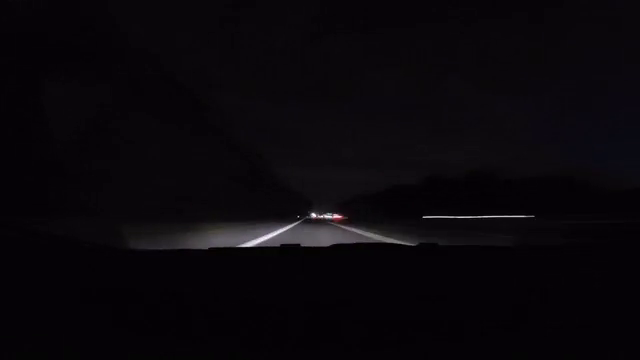
#> input picture frame 88 of Finding-lanes/test4.mp4, 640 x 360 px, given in place of test2.mp4, which was not available
$ python video-lanes.py
#> lines starting #> are read from the running program, lines starting #| are printed output that depends on the picture; after the words box and inside, x2 and y2 are one past the last pixel; in counts of white or black regions, pixels touching at a corner belong together; pictures that were not available may be replaced by others from this repository, and a replacement may not be noted
#> further down, frame is the input picture: shape (360, 640, 3); mean B, G, R 11, 6.8, 9.8
# Path: Finding-lanes/Video.py
import cv2
import numpy as np

def canny(image):
    # Convert to grayscale
    gray = cv2.cvtColor(image, cv2.COLOR_RGB2GRAY)
    # Reduce noise
    blur = cv2.GaussianBlur(gray, (5, 5), 0)
    # Detect edges
    canny = cv2.Canny(blur, 50, 150)
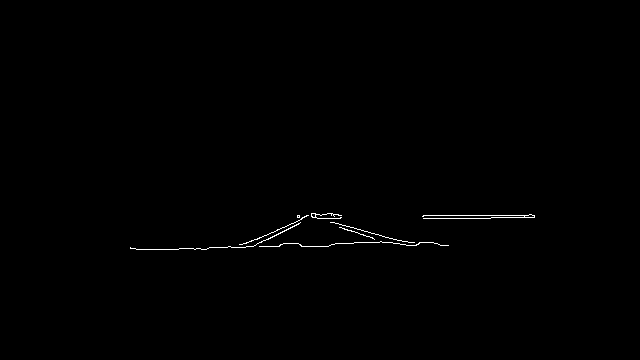
#> canny: shape (360, 640); 0.39% white in thin lines or dots, all inside (x1, y1, x2, y2) = (130, 213, 535, 250)
    return canny

def region_of_interest(image):
    height = image.shape[0]
#> height = 360
    polygons = np.array([
        [(200, height), (1100, height), (550, 250)]
    ])
#> polygons = [[200, 360], [1100, 360], [550, 250]]
    # Create a mask
    mask = np.zeros_like(image)
    # Fill the mask
    cv2.fillPoly(mask, polygons, 255)
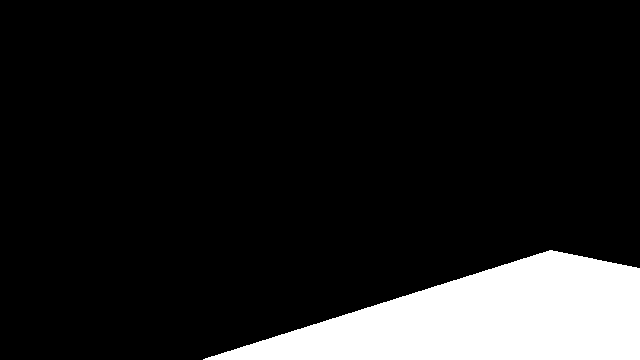
#> mask: shape (360, 640); 12.3% white; 1 white region, box (x1, y1, x2, y2) and area: (203, 250, 640, 360) 28294
    # Apply mask
    masked_image = cv2.bitwise_and(image, mask)
#> masked_image: shape (360, 640); every value is 0
    return masked_image

def display_lines(image, lines):
    # Create an array of zeros with the same shape as the image
    line_image = np.zeros_like(image)
    # Check if there are any lines
    if lines is not None:
        # Iterate over every line
        for line in lines:
            # Reshape the line to a 1D array
            x1, y1, x2, y2 = line.reshape(4)
            # Draw the line
            cv2.line(line_image, (x1, y1), (x2, y2), (255, 0, 0), 10)
    return line_image

def make_coordinates(image, line_parameters):
    # Get the slope and intercept of the line
    slope, intercept = line_parameters
    # Get the height of the image
    y1 = image.shape[0]
    # Get the height of the region of interest
    y2 = int(y1 * (3 / 5))
    # Get the x coordinates
    x1 = int((y1 - intercept) / slope)
    x2 = int((y2 - intercept) / slope)
    # Return the coordinates
    return np.array([x1, y1, x2, y2])

def average_slope_intercept(image, lines):
    # Create an array to store the left and right lines
    left_fit = []
    right_fit = []
    # Check if there are any lines
    if lines is not None:
        # Iterate over every line
        for line in lines:
            # Reshape the line to a 1D array
            x1, y1, x2, y2 = line.reshape(4)
            # Get the slope and intercept of the line
            parameters = np.polyfit((x1, x2), (y1, y2), 1)
            # Get the slope
            slope = parameters[0]
            # Get the intercept
            intercept = parameters[1]
            # Check if the slope is negative
            if slope < 0:
                # Add the slope and intercept to the left array
                left_fit.append((slope, intercept))
            else:
                # Add the slope and intercept to the right array
                right_fit.append((slope, intercept))
        # Get the average of the left and right lines
        left_fit_average = np.average(left_fit, axis=0)
        right_fit_average = np.average(right_fit, axis=0)
        # Get the coordinates of the left and right lines
        left_line = make_coordinates(image, left_fit_average)
        right_line = make_coordinates(image, right_fit_average)
        # Return the coordinates
        return np.array([left_line, right_line])

# Read the video
cap = cv2.VideoCapture('test2.mp4')
# Iterate over every frame
while(cap.isOpened()):
    # Read the frame
    _, frame = cap.read()
    # Detect edges
    canny_image = canny(frame)
    # Get the region of interest
    cropped_image = region_of_interest(canny_image)
    # Detect lines
    lines = cv2.HoughLinesP(cropped_image, 2, np.pi / 180, 100, np.array([]), minLineLength=40, maxLineGap=5)
#> lines = None
    # Get the average of the left and right lines
    averaged_lines = average_slope_intercept(frame, lines)
    # Display the lines
    line_image = display_lines(frame, averaged_lines)
#> line_image: shape (360, 640, 3); every value is 0
    # Combine the images
    combo_image = cv2.addWeighted(frame, 0.8, line_image, 1, 1)
    # Display the image
    cv2.imshow('result', combo_image)
    # Wait for a key press to exit
    if cv2.waitKey(1) == ord('q'):
#> (key q is pressed here)
        break
# Release the video
cap.release()
# Destroy all windows
cv2.destroyAllWindows()

$ run again, starting later in the video
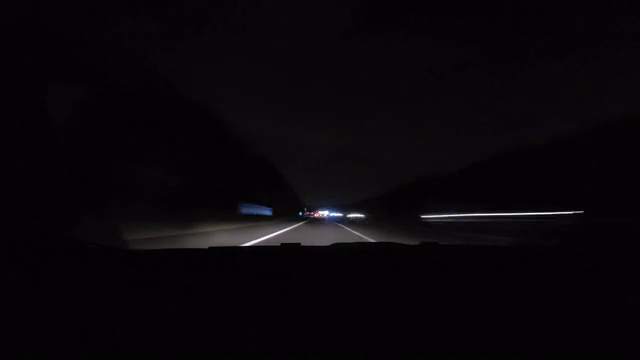
#> input picture frame 398 of Finding-lanes/test4.mp4, 640 x 360 px, given in place of test2.mp4, which was not available
#> frame is the input picture: shape (360, 640, 3); mean B, G, R 10.2, 6.2, 9.2
#> in canny, `canny = cv2.Canny(blur, 50, 150)`:
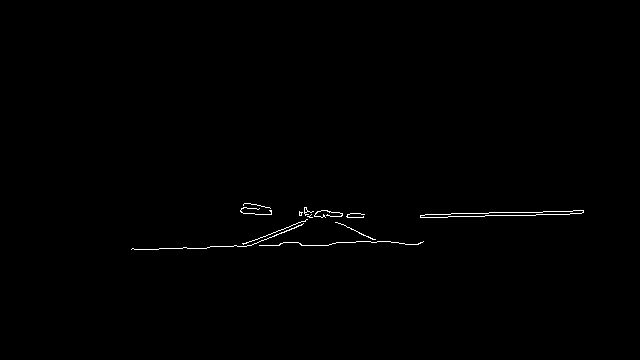
#> canny: shape (360, 640); 0.45% white in thin lines or dots, all inside (x1, y1, x2, y2) = (131, 203, 584, 250)
#> mask: shape (360, 640); 12.3% white; 1 white region, box (x1, y1, x2, y2) and area: (203, 250, 640, 360) 28294
#> masked_image: shape (360, 640); every value is 0
#> lines = None
#> line_image: shape (360, 640, 3); every value is 0

$ run again, starting later in the video
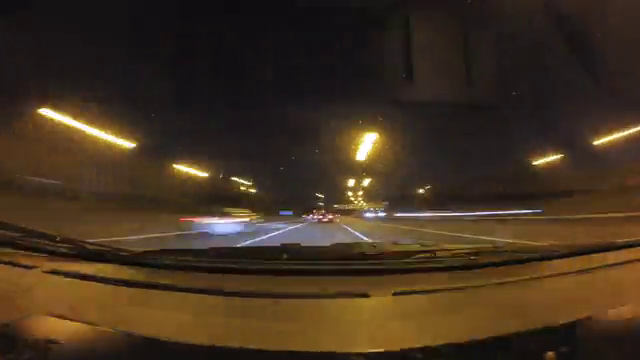
#> input picture frame 708 of Finding-lanes/test4.mp4, 640 x 360 px, given in place of test2.mp4, which was not available
#> frame is the input picture: shape (360, 640, 3); mean B, G, R 32, 49.4, 66.1
#> in canny, `canny = cv2.Canny(blur, 50, 150)`:
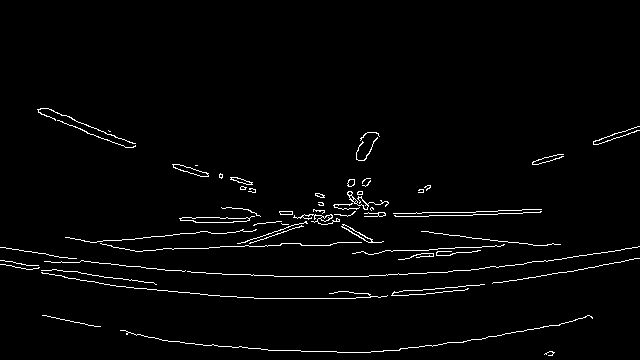
#> canny: shape (360, 640); 2.2% white in thin lines or dots, all inside (x1, y1, x2, y2) = (0, 108, 640, 356)
#> mask: shape (360, 640); 12.3% white; 1 white region, box (x1, y1, x2, y2) and area: (203, 250, 640, 360) 28294
#> masked_image: shape (360, 640); 0.31% white in thin lines or dots, all inside (x1, y1, x2, y2) = (242, 256, 614, 356)
#> lines = [[492, 283, 598, 266], [456, 342, 564, 323], [309, 351, 365, 352]]
#> the loop in average_slope_intercept, `for line in lines:` made 3 passes
#> (x1, y1, x2, y2, slope, intercept) on passes 1 to 3: (492, 283, 598, 266, -0.16, 361.9), (456, 342, 564, 323, -0.176, 422.2), (309, 351, 365, 352, 0.0179, 345.5)
#> after the loop in average_slope_intercept, `for line in lines:`: left_fit = [(-0.16, 361.9), (-0.176, 422.2)]; right_fit = [(0.0179, 345.5)]
#> left_fit_average = [-0.168, 392.1]
#> right_fit_average = [0.0179, 345.5]
#> in make_coordinates, `slope, intercept = line_parameters`: slope = -0.168; intercept = 392.1
#> in make_coordinates, `x1 = int((y1 - intercept) / slope)`: x1 = 190
#> in make_coordinates, `x2 = int((y2 - intercept) / slope)`: x2 = 1047
#> left_line = [190, 360, 1047, 216]
#> right_line = [812, 360, -7250, 216]
#> averaged_lines = [[190, 360, 1047, 216], [812, 360, -7250, 216]]
#> the loop in display_lines, `for line in lines:` made 2 passes
#> `combo_image = cv2.addWeighted(frame, 0.8, line_image, 1, 1)`:
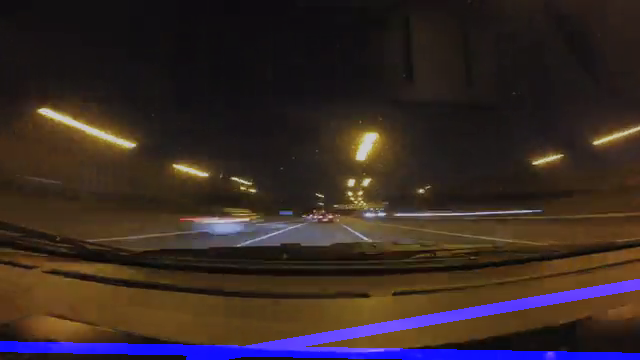
#> combo_image: shape (360, 640, 3); mean B, G, R 37.8, 40.5, 53.9
